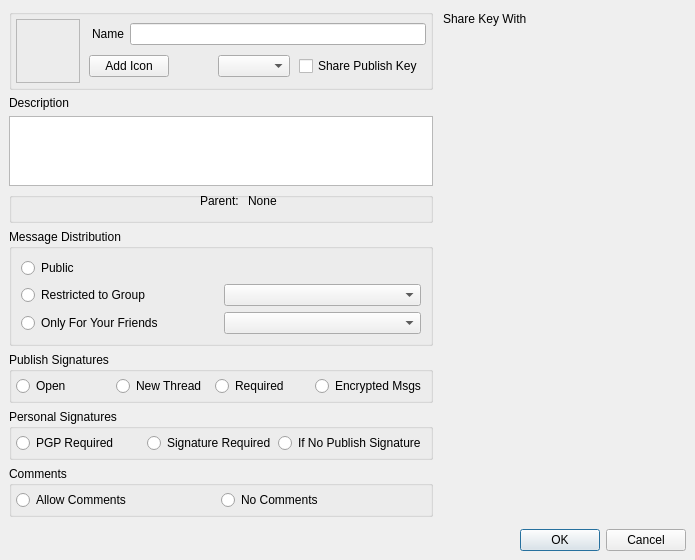
<?xml version="1.0" encoding="UTF-8"?>
<ui version="4.0">
 <class>GxsGroupDialog</class>
 <widget class="QDialog" name="GxsGroupDialog">
  <property name="geometry">
   <rect>
    <x>0</x>
    <y>0</y>
    <width>695</width>
    <height>550</height>
   </rect>
  </property>
  <property name="windowTitle">
   <string>Create New</string>
  </property>
  <property name="windowIcon">
   <iconset resource="../images.qrc">
    <normaloff>:/images/rstray3.png</normaloff>:/images/rstray3.png</iconset>
  </property>
  <layout class="QGridLayout" name="gridLayout_3">
   <property name="margin">
    <number>0</number>
   </property>
   <property name="spacing">
    <number>0</number>
   </property>
   <item row="0" column="0">
    <widget class="HeaderFrame" name="headerFrame"/>
   </item>
   <item row="2" column="0">
    <widget class="QFrame" name="frame">
     <property name="frameShape">
      <enum>QFrame::NoFrame</enum>
     </property>
     <property name="frameShadow">
      <enum>QFrame::Raised</enum>
     </property>
     <layout class="QGridLayout" name="gridLayout">
      <item row="4" column="0">
       <widget class="QGroupBox" name="publishGroupBox">
        <property name="title">
         <string>Publish Signatures</string>
        </property>
        <layout class="QHBoxLayout" name="horizontalLayout_4">
         <property name="spacing">
          <number>0</number>
         </property>
         <property name="margin">
          <number>4</number>
         </property>
         <item>
          <widget class="QRadioButton" name="publish_open">
           <property name="text">
            <string>Open</string>
           </property>
          </widget>
         </item>
         <item>
          <widget class="QRadioButton" name="publish_threads">
           <property name="text">
            <string>New Thread</string>
           </property>
          </widget>
         </item>
         <item>
          <widget class="QRadioButton" name="publish_required">
           <property name="text">
            <string>Required</string>
           </property>
          </widget>
         </item>
         <item>
          <widget class="QRadioButton" name="publish_encrypt">
           <property name="text">
            <string>Encrypted Msgs</string>
           </property>
          </widget>
         </item>
        </layout>
       </widget>
      </item>
      <item row="0" column="1" rowspan="7">
       <widget class="QDockWidget" name="contactsdockWidget">
        <property name="enabled">
         <bool>true</bool>
        </property>
        <property name="sizePolicy">
         <sizepolicy hsizetype="Preferred" vsizetype="Preferred">
          <horstretch>0</horstretch>
          <verstretch>0</verstretch>
         </sizepolicy>
        </property>
        <property name="maximumSize">
         <size>
          <width>300</width>
          <height>524287</height>
         </size>
        </property>
        <property name="sizeIncrement">
         <size>
          <width>220</width>
          <height>0</height>
         </size>
        </property>
        <property name="baseSize">
         <size>
          <width>0</width>
          <height>0</height>
         </size>
        </property>
        <property name="toolTip">
         <string>check peers you would like to share private publish key with</string>
        </property>
        <property name="floating">
         <bool>false</bool>
        </property>
        <property name="features">
         <set>QDockWidget::NoDockWidgetFeatures</set>
        </property>
        <property name="windowTitle">
         <string>Share Key With</string>
        </property>
        <widget class="QWidget" name="dockWidgetContents">
         <layout class="QGridLayout" name="_2">
          <property name="margin">
           <number>0</number>
          </property>
          <property name="spacing">
           <number>0</number>
          </property>
          <item row="0" column="0">
           <widget class="FriendSelectionWidget" name="keyShareList" native="true">
            <property name="sizePolicy">
             <sizepolicy hsizetype="Preferred" vsizetype="Expanding">
              <horstretch>0</horstretch>
              <verstretch>4</verstretch>
             </sizepolicy>
            </property>
            <property name="minimumSize">
             <size>
              <width>20</width>
              <height>0</height>
             </size>
            </property>
            <property name="maximumSize">
             <size>
              <width>300</width>
              <height>16777215</height>
             </size>
            </property>
            <property name="sizeIncrement">
             <size>
              <width>220</width>
              <height>0</height>
             </size>
            </property>
            <property name="baseSize">
             <size>
              <width>200</width>
              <height>0</height>
             </size>
            </property>
           </widget>
          </item>
         </layout>
        </widget>
       </widget>
      </item>
      <item row="1" column="0">
       <layout class="QVBoxLayout">
        <item>
         <widget class="QLabel" name="groupDescLabel">
          <property name="text">
           <string>Description</string>
          </property>
         </widget>
        </item>
        <item>
         <widget class="QTextEdit" name="groupDesc"/>
        </item>
       </layout>
      </item>
      <item row="6" column="0">
       <widget class="QGroupBox" name="commentGroupBox">
        <property name="title">
         <string>Comments</string>
        </property>
        <layout class="QHBoxLayout" name="horizontalLayout_5">
         <property name="spacing">
          <number>0</number>
         </property>
         <property name="margin">
          <number>4</number>
         </property>
         <item>
          <widget class="QRadioButton" name="comments_allowed">
           <property name="text">
            <string>Allow Comments</string>
           </property>
          </widget>
         </item>
         <item>
          <widget class="QRadioButton" name="comments_no">
           <property name="text">
            <string>No Comments</string>
           </property>
          </widget>
         </item>
        </layout>
       </widget>
      </item>
      <item row="7" column="0" colspan="2">
       <widget class="QFrame" name="extraFrame">
        <property name="frameShape">
         <enum>QFrame::StyledPanel</enum>
        </property>
        <property name="frameShadow">
         <enum>QFrame::Raised</enum>
        </property>
       </widget>
      </item>
      <item row="5" column="0">
       <widget class="QGroupBox" name="personalGroupBox">
        <property name="title">
         <string>Personal Signatures</string>
        </property>
        <layout class="QHBoxLayout" name="horizontalLayout_6">
         <property name="spacing">
          <number>0</number>
         </property>
         <property name="margin">
          <number>4</number>
         </property>
         <item>
          <widget class="QRadioButton" name="personal_pgp">
           <property name="text">
            <string>PGP Required</string>
           </property>
          </widget>
         </item>
         <item>
          <widget class="QRadioButton" name="personal_required">
           <property name="text">
            <string>Signature Required</string>
           </property>
          </widget>
         </item>
         <item>
          <widget class="QRadioButton" name="personal_ifnopub">
           <property name="text">
            <string>If No Publish Signature</string>
           </property>
          </widget>
         </item>
        </layout>
       </widget>
      </item>
      <item row="0" column="0">
       <widget class="QGroupBox" name="groupBoxLogo">
        <property name="title">
         <string/>
        </property>
        <layout class="QHBoxLayout" name="horizontalLayout_3">
         <property name="spacing">
          <number>0</number>
         </property>
         <property name="margin">
          <number>4</number>
         </property>
         <item>
          <layout class="QGridLayout" name="gridLayout_4">
           <property name="horizontalSpacing">
            <number>6</number>
           </property>
           <property name="verticalSpacing">
            <number>0</number>
           </property>
           <item row="0" column="0" rowspan="2">
            <widget class="QLabel" name="groupLogo">
             <property name="minimumSize">
              <size>
               <width>64</width>
               <height>64</height>
              </size>
             </property>
             <property name="maximumSize">
              <size>
               <width>64</width>
               <height>64</height>
              </size>
             </property>
             <property name="frameShape">
              <enum>QFrame::StyledPanel</enum>
             </property>
             <property name="frameShadow">
              <enum>QFrame::Raised</enum>
             </property>
             <property name="pixmap">
              <pixmap resource="../images.qrc">:/images/channels.png</pixmap>
             </property>
             <property name="scaledContents">
              <bool>true</bool>
             </property>
            </widget>
           </item>
           <item row="0" column="1">
            <layout class="QHBoxLayout" name="horizontalLayout">
             <property name="spacing">
              <number>6</number>
             </property>
             <property name="leftMargin">
              <number>6</number>
             </property>
             <item>
              <widget class="QLabel" name="label">
               <property name="text">
                <string>Name</string>
               </property>
              </widget>
             </item>
             <item>
              <widget class="QLineEdit" name="groupName"/>
             </item>
            </layout>
           </item>
           <item row="1" column="1">
            <layout class="QHBoxLayout" name="horizontalLayout_2">
             <property name="spacing">
              <number>9</number>
             </property>
             <property name="margin">
              <number>3</number>
             </property>
             <item>
              <widget class="QPushButton" name="addLogoButton">
               <property name="text">
                <string>Add Icon</string>
               </property>
               <property name="icon">
                <iconset resource="../images.qrc">
                 <normaloff>:/images/add_image24.png</normaloff>:/images/add_image24.png</iconset>
               </property>
              </widget>
             </item>
             <item>
              <spacer name="horizontalSpacer_2">
               <property name="orientation">
                <enum>Qt::Horizontal</enum>
               </property>
               <property name="sizeHint" stdset="0">
                <size>
                 <width>40</width>
                 <height>20</height>
                </size>
               </property>
              </spacer>
             </item>
             <item>
              <widget class="GxsIdChooser" name="idChooser"/>
             </item>
             <item>
              <widget class="QCheckBox" name="pubKeyShare_cb">
               <property name="toolTip">
                <string>Key recipients can publish to restricted-type group and can view and publish for private-type channels</string>
               </property>
               <property name="text">
                <string>Share Publish Key</string>
               </property>
              </widget>
             </item>
            </layout>
           </item>
          </layout>
         </item>
        </layout>
       </widget>
      </item>
      <item row="8" column="0" colspan="2">
       <widget class="QDialogButtonBox" name="buttonBox">
        <property name="standardButtons">
         <set>QDialogButtonBox::Cancel|QDialogButtonBox::Ok</set>
        </property>
       </widget>
      </item>
      <item row="3" column="0">
       <widget class="QGroupBox" name="distribGroupBox">
        <property name="sizePolicy">
         <sizepolicy hsizetype="Expanding" vsizetype="Fixed">
          <horstretch>0</horstretch>
          <verstretch>0</verstretch>
         </sizepolicy>
        </property>
        <property name="title">
         <string>Message Distribution</string>
        </property>
        <layout class="QVBoxLayout" name="verticalLayout">
         <item>
          <widget class="QRadioButton" name="typePublic">
           <property name="text">
            <string>Public</string>
           </property>
          </widget>
         </item>
         <item>
          <layout class="QHBoxLayout" name="horizontalLayout_8">
           <item>
            <widget class="QRadioButton" name="typeGroup">
             <property name="text">
              <string>Restricted to Group</string>
             </property>
            </widget>
           </item>
           <item>
            <widget class="GxsCircleChooser" name="circleComboBox"/>
           </item>
          </layout>
         </item>
         <item>
          <layout class="QHBoxLayout" name="horizontalLayout_7">
           <item>
            <widget class="QRadioButton" name="typeLocal">
             <property name="text">
              <string>Only For Your Friends</string>
             </property>
            </widget>
           </item>
           <item>
            <widget class="GxsCircleChooser" name="localComboBox"/>
           </item>
          </layout>
         </item>
        </layout>
       </widget>
      </item>
      <item row="2" column="0">
       <widget class="QGroupBox" name="parentGroupBox">
        <property name="title">
         <string/>
        </property>
        <widget class="QWidget" name="layoutWidget">
         <property name="geometry">
          <rect>
           <x>0</x>
           <y>0</y>
           <width>471</width>
           <height>17</height>
          </rect>
         </property>
         <layout class="QHBoxLayout" name="horizontalLayout_13">
          <item>
           <widget class="QLabel" name="prLabel">
            <property name="text">
             <string>Parent: </string>
            </property>
            <property name="alignment">
             <set>Qt::AlignRight|Qt::AlignTrailing|Qt::AlignVCenter</set>
            </property>
           </widget>
          </item>
          <item>
           <widget class="QLabel" name="parentLabel">
            <property name="text">
             <string>None</string>
            </property>
           </widget>
          </item>
         </layout>
        </widget>
       </widget>
      </item>
     </layout>
    </widget>
   </item>
  </layout>
 </widget>
 <customwidgets>
  <customwidget>
   <class>GxsIdChooser</class>
   <extends>QComboBox</extends>
   <header>gui/gxs/GxsIdChooser.h</header>
  </customwidget>
  <customwidget>
   <class>GxsCircleChooser</class>
   <extends>QComboBox</extends>
   <header>gui/gxs/GxsCircleChooser.h</header>
  </customwidget>
  <customwidget>
   <class>HeaderFrame</class>
   <extends>QFrame</extends>
   <header>gui/common/HeaderFrame.h</header>
   <container>1</container>
  </customwidget>
  <customwidget>
   <class>FriendSelectionWidget</class>
   <extends>QWidget</extends>
   <header>gui/common/FriendSelectionWidget.h</header>
   <container>1</container>
  </customwidget>
 </customwidgets>
 <resources>
  <include location="../images.qrc"/>
 </resources>
 <connections/>
</ui>
